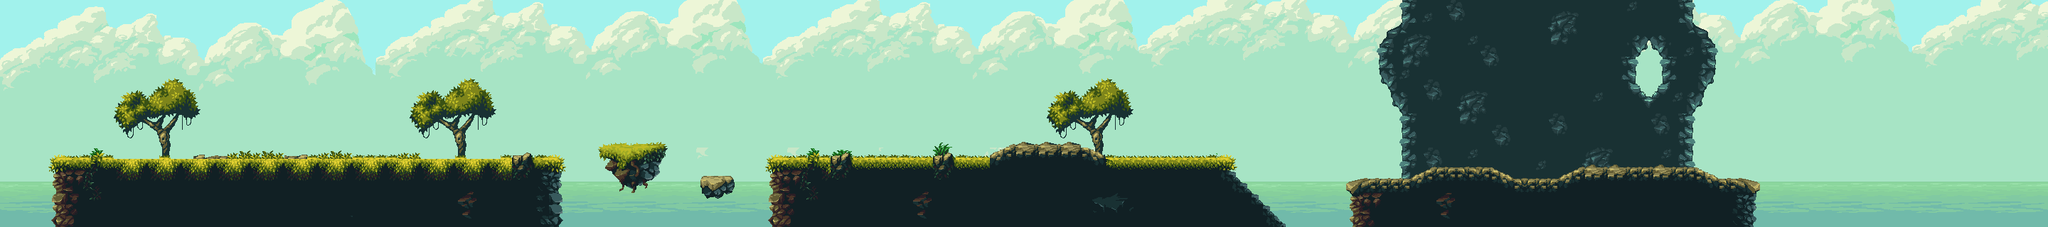

Rendered tile map (Tiled .tmx) drawn with the repository's tilesets; below, a short description and the map source with its tile grids summarised:
An orthogonal 180x20 tile map with 16x16 px tiles, 7 tile layers (cielo, nubes, mar, masfondo, ...), 5 tilesets and 8 objects.

<map version="1.0" tiledversion="1.0.3" orientation="orthogonal" renderorder="right-down" width="180" height="20" tilewidth="16" tileheight="16" nextobjectid="33">
 <tileset firstgid="1" source="sin_nombre.tsx" />
 <tileset firstgid="1161" source="clouds.tsx" />
 <tileset firstgid="1637" source="sky.tsx" />
 <tileset firstgid="1770" source="sea.tsx" />
 <tileset firstgid="1812" source="farground.tsx" />
 <layer name="cielo" width="180" height="20">
  <data>[3600 cells, 3420 non-empty, 133 distinct tile ids]</data>
 </layer>
 <layer name="nubes" width="180" height="20">
  <data>[3600 cells, 3600 non-empty, 475 distinct tile ids]</data>
 </layer>
 <layer name="mar" width="180" height="20">
  <data>[3600 cells, 778 non-empty, 86 distinct tile ids]</data>
 </layer>
 <layer name="masfondo" width="180" height="20">
  <data>[3600 cells, 445 non-empty, 82 distinct tile ids]</data>
 </layer>
 <layer name="ground" width="180" height="20">
  <data>[3600 cells, 906 non-empty, 233 distinct tile ids]</data>
 </layer>
 <layer name="arboles" width="180" height="20">
  <data>[3600 cells, 206 non-empty, 69 distinct tile ids]</data>
 </layer>
 <layer name="piedras" width="180" height="20">
  <data>[3600 cells, 58 non-empty, 38 distinct tile ids]</data>
 </layer>
 <objectgroup name="tierras">
  <object id="1" x="79.75" y="228" width="704.25" height="92" />
  <object id="2" x="851" y="208" width="82" height="48" />
  <object id="3" x="986.75" y="251.75" width="43" height="25.25" />
  <object id="15" x="1087.54" y="227.625" width="643.458" height="91.375" />
  <object id="22" x="1898.75" y="257.417" width="81.25" height="64.5833" />
  <object id="26" x="1731.33" y="240">
   <polyline points="0,0 78,80.6667" />
  </object>
  <object id="31" x="1980" y="258">
   <polyline points="0,0 22.75,-10.5 36.75,-16.75 53.5,-17.75 76.25,-16.75 96.5,-16.75 109.75,-17.5 121.75,-14.5 137.25,-4.75 147,3 161.5,3 188.75,3 210.5,2.75 229.75,-5.5 242.25,-11.75 252,-13.5 297.25,-13.25 326.5,-15 350.75,-14.25 366,-14 390.25,-14 414,-9.75 426.5,-2 435.5,2.5 450,3.75 467.75,2.25 480,2.5 488.25,5 491,5.75 489,10.25 487.25,18 486.75,29.75 484.5,45.25 484.25,59.75 484.25,61.5" />
  </object>
  <object id="32" x="1398.75" y="228.519">
   <polyline points="0,0 12.3962,-8.58209 25.4811,-14.9254 32.827,-17.9104 39.4843,-20.5224 44.305,-19.7761 53.0283,-17.5373 60.1447,-18.6567 70.4748,-21.2687 76.673,-18.6567 85.1667,-17.5373 96.4151,-19.403 103.531,-17.1642 109.959,-15.2985 117.994,-13.4328 126.487,-7.46269 135.67,-2.23881 146,3.73134" />
  </object>
 </objectgroup>
</map>
